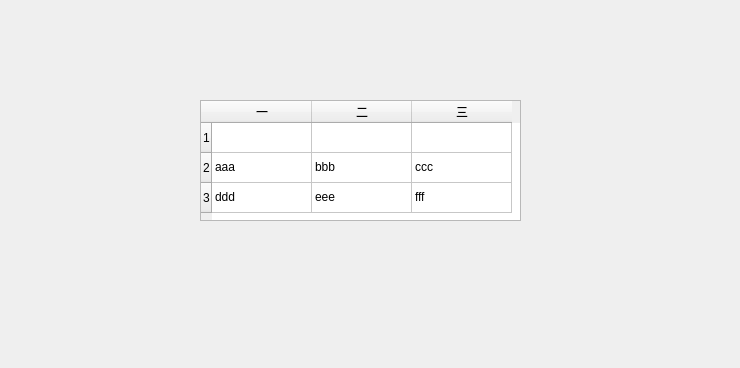
<?xml version="1.0" encoding="UTF-8"?>
<ui version="4.0">
 <class>Widget</class>
 <widget class="QWidget" name="Widget">
  <property name="geometry">
   <rect>
    <x>0</x>
    <y>0</y>
    <width>740</width>
    <height>368</height>
   </rect>
  </property>
  <property name="windowTitle">
   <string>Widget</string>
  </property>
  <widget class="QTableWidget" name="tableWidget">
   <property name="geometry">
    <rect>
     <x>200</x>
     <y>100</y>
     <width>321</width>
     <height>121</height>
    </rect>
   </property>
   <row>
    <property name="text">
     <string>1</string>
    </property>
   </row>
   <row>
    <property name="text">
     <string>2</string>
    </property>
   </row>
   <row>
    <property name="text">
     <string>3</string>
    </property>
   </row>
   <column>
    <property name="text">
     <string>一</string>
    </property>
   </column>
   <column>
    <property name="text">
     <string>二</string>
    </property>
   </column>
   <column>
    <property name="text">
     <string>三</string>
    </property>
   </column>
   <item row="1" column="0">
    <property name="text">
     <string>aaa</string>
    </property>
   </item>
   <item row="1" column="1">
    <property name="text">
     <string>bbb</string>
    </property>
   </item>
   <item row="1" column="2">
    <property name="text">
     <string>ccc</string>
    </property>
   </item>
   <item row="2" column="0">
    <property name="text">
     <string>ddd</string>
    </property>
   </item>
   <item row="2" column="1">
    <property name="text">
     <string>eee</string>
    </property>
   </item>
   <item row="2" column="2">
    <property name="text">
     <string>fff</string>
    </property>
   </item>
  </widget>
 </widget>
 <layoutdefault spacing="6" margin="11"/>
 <resources/>
 <connections/>
</ui>
